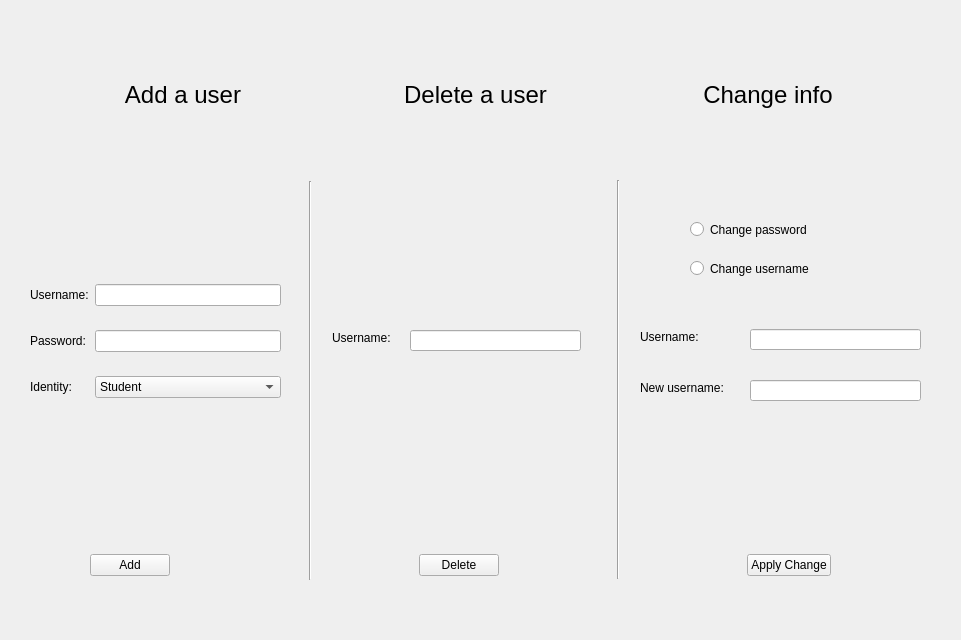
<?xml version="1.0" encoding="UTF-8"?>
<ui version="4.0">
 <class>AdminMainPage</class>
 <widget class="QWidget" name="AdminMainPage">
  <property name="geometry">
   <rect>
    <x>0</x>
    <y>0</y>
    <width>961</width>
    <height>640</height>
   </rect>
  </property>
  <property name="windowTitle">
   <string>Form</string>
  </property>
  <widget class="Line" name="line">
   <property name="geometry">
    <rect>
     <x>302</x>
     <y>181</y>
     <width>16</width>
     <height>399</height>
    </rect>
   </property>
   <property name="orientation">
    <enum>Qt::Vertical</enum>
   </property>
  </widget>
  <widget class="Line" name="line_2">
   <property name="geometry">
    <rect>
     <x>610</x>
     <y>180</y>
     <width>16</width>
     <height>399</height>
    </rect>
   </property>
   <property name="orientation">
    <enum>Qt::Vertical</enum>
   </property>
  </widget>
  <widget class="QRadioButton" name="rb_changepswd">
   <property name="geometry">
    <rect>
     <x>690</x>
     <y>220</y>
     <width>147</width>
     <height>19</height>
    </rect>
   </property>
   <property name="text">
    <string>Change password</string>
   </property>
  </widget>
  <widget class="QRadioButton" name="rb_changeusername">
   <property name="geometry">
    <rect>
     <x>690</x>
     <y>259</y>
     <width>147</width>
     <height>19</height>
    </rect>
   </property>
   <property name="text">
    <string>Change username</string>
   </property>
  </widget>
  <widget class="QLineEdit" name="le_delusername">
   <property name="geometry">
    <rect>
     <x>410</x>
     <y>330</y>
     <width>171</width>
     <height>21</height>
    </rect>
   </property>
   <property name="toolTip">
    <string>&lt;html&gt;&lt;head/&gt;&lt;body&gt;&lt;p&gt;Shouldn't contain ':' (colons).&lt;/p&gt;&lt;/body&gt;&lt;/html&gt;</string>
   </property>
  </widget>
  <widget class="QLineEdit" name="le_changeusername">
   <property name="geometry">
    <rect>
     <x>750</x>
     <y>329</y>
     <width>171</width>
     <height>21</height>
    </rect>
   </property>
   <property name="toolTip">
    <string>&lt;html&gt;&lt;head/&gt;&lt;body&gt;&lt;p&gt;Shouldn't contain ':' (colons).&lt;/p&gt;&lt;/body&gt;&lt;/html&gt;</string>
   </property>
  </widget>
  <widget class="QLineEdit" name="le_changeto">
   <property name="geometry">
    <rect>
     <x>750</x>
     <y>380</y>
     <width>171</width>
     <height>21</height>
    </rect>
   </property>
   <property name="toolTip">
    <string>&lt;html&gt;&lt;head/&gt;&lt;body&gt;&lt;p&gt;Shouldn't contain ':' (colons).&lt;/p&gt;&lt;/body&gt;&lt;/html&gt;</string>
   </property>
  </widget>
  <widget class="QLabel" name="label_4">
   <property name="geometry">
    <rect>
     <x>640</x>
     <y>329</y>
     <width>72</width>
     <height>16</height>
    </rect>
   </property>
   <property name="text">
    <string>Username:</string>
   </property>
  </widget>
  <widget class="QLabel" name="lbl_changewhat">
   <property name="geometry">
    <rect>
     <x>640</x>
     <y>380</y>
     <width>104</width>
     <height>16</height>
    </rect>
   </property>
   <property name="text">
    <string>New username:</string>
   </property>
  </widget>
  <widget class="QLabel" name="label_6">
   <property name="geometry">
    <rect>
     <x>332</x>
     <y>330</y>
     <width>72</width>
     <height>16</height>
    </rect>
   </property>
   <property name="text">
    <string>Username:</string>
   </property>
  </widget>
  <widget class="QWidget" name="layoutWidget">
   <property name="geometry">
    <rect>
     <x>40</x>
     <y>40</y>
     <width>871</width>
     <height>111</height>
    </rect>
   </property>
   <layout class="QHBoxLayout" name="horizontalLayout">
    <item>
     <widget class="QLabel" name="label">
      <property name="text">
       <string>&lt;html&gt;&lt;head/&gt;&lt;body&gt;&lt;p align=&quot;center&quot;&gt;&lt;span style=&quot; font-size:18pt;&quot;&gt;Add a user&lt;/span&gt;&lt;/p&gt;&lt;/body&gt;&lt;/html&gt;</string>
      </property>
     </widget>
    </item>
    <item>
     <widget class="QLabel" name="label_2">
      <property name="text">
       <string>&lt;html&gt;&lt;head/&gt;&lt;body&gt;&lt;p align=&quot;center&quot;&gt;&lt;span style=&quot; font-size:18pt;&quot;&gt;Delete a user&lt;/span&gt;&lt;/p&gt;&lt;/body&gt;&lt;/html&gt;</string>
      </property>
     </widget>
    </item>
    <item>
     <widget class="QLabel" name="label_3">
      <property name="text">
       <string>&lt;html&gt;&lt;head/&gt;&lt;body&gt;&lt;p align=&quot;center&quot;&gt;&lt;span style=&quot; font-size:18pt;&quot;&gt;Change info&lt;/span&gt;&lt;/p&gt;&lt;/body&gt;&lt;/html&gt;</string>
      </property>
     </widget>
    </item>
   </layout>
  </widget>
  <widget class="QWidget" name="layoutWidget">
   <property name="geometry">
    <rect>
     <x>90</x>
     <y>540</y>
     <width>741</width>
     <height>51</height>
    </rect>
   </property>
   <layout class="QHBoxLayout" name="horizontalLayout_2">
    <item>
     <widget class="QPushButton" name="b_add">
      <property name="text">
       <string>Add</string>
      </property>
     </widget>
    </item>
    <item>
     <spacer name="horizontalSpacer">
      <property name="orientation">
       <enum>Qt::Horizontal</enum>
      </property>
      <property name="sizeHint" stdset="0">
       <size>
        <width>40</width>
        <height>20</height>
       </size>
      </property>
     </spacer>
    </item>
    <item>
     <widget class="QPushButton" name="b_del">
      <property name="text">
       <string>Delete</string>
      </property>
     </widget>
    </item>
    <item>
     <spacer name="horizontalSpacer_2">
      <property name="orientation">
       <enum>Qt::Horizontal</enum>
      </property>
      <property name="sizeHint" stdset="0">
       <size>
        <width>40</width>
        <height>20</height>
       </size>
      </property>
     </spacer>
    </item>
    <item>
     <widget class="QPushButton" name="b_change">
      <property name="text">
       <string>Apply Change</string>
      </property>
     </widget>
    </item>
   </layout>
  </widget>
  <widget class="QWidget" name="">
   <property name="geometry">
    <rect>
     <x>0</x>
     <y>430</y>
     <width>941</width>
     <height>81</height>
    </rect>
   </property>
   <layout class="QHBoxLayout" name="horizontalLayout_3">
    <item>
     <widget class="QLabel" name="lbl_add_alert">
      <property name="text">
       <string>&lt;html&gt;&lt;head/&gt;&lt;body&gt;&lt;p align=&quot;center&quot;&gt;&lt;br/&gt;&lt;/p&gt;&lt;/body&gt;&lt;/html&gt;</string>
      </property>
     </widget>
    </item>
    <item>
     <widget class="QLabel" name="lbl_del_alert">
      <property name="text">
       <string>&lt;html&gt;&lt;head/&gt;&lt;body&gt;&lt;p align=&quot;center&quot;&gt;&lt;br/&gt;&lt;/p&gt;&lt;/body&gt;&lt;/html&gt;</string>
      </property>
     </widget>
    </item>
    <item>
     <widget class="QLabel" name="lbl_change_alert">
      <property name="text">
       <string>&lt;html&gt;&lt;head/&gt;&lt;body&gt;&lt;p align=&quot;center&quot;&gt;&lt;br/&gt;&lt;/p&gt;&lt;/body&gt;&lt;/html&gt;</string>
      </property>
     </widget>
    </item>
   </layout>
  </widget>
  <widget class="QWidget" name="">
   <property name="geometry">
    <rect>
     <x>30</x>
     <y>266</y>
     <width>251</width>
     <height>151</height>
    </rect>
   </property>
   <layout class="QGridLayout" name="gridLayout">
    <item row="0" column="0">
     <widget class="QLabel" name="label_7">
      <property name="text">
       <string>Username:</string>
      </property>
     </widget>
    </item>
    <item row="0" column="1">
     <widget class="QLineEdit" name="le_addusername">
      <property name="toolTip">
       <string>&lt;html&gt;&lt;head/&gt;&lt;body&gt;&lt;p&gt;Shouldn't contain ':' (colons).&lt;/p&gt;&lt;/body&gt;&lt;/html&gt;</string>
      </property>
     </widget>
    </item>
    <item row="1" column="0">
     <widget class="QLabel" name="label_8">
      <property name="text">
       <string>Password:</string>
      </property>
     </widget>
    </item>
    <item row="1" column="1">
     <widget class="QLineEdit" name="le_addpswd">
      <property name="toolTip">
       <string>&lt;html&gt;&lt;head/&gt;&lt;body&gt;&lt;p&gt;Shouldn't contain ':' (colons).&lt;/p&gt;&lt;/body&gt;&lt;/html&gt;</string>
      </property>
     </widget>
    </item>
    <item row="2" column="0">
     <widget class="QLabel" name="label_9">
      <property name="text">
       <string>Identity:</string>
      </property>
     </widget>
    </item>
    <item row="2" column="1">
     <widget class="QComboBox" name="cb_type">
      <item>
       <property name="text">
        <string>Student</string>
       </property>
      </item>
      <item>
       <property name="text">
        <string>Teacher</string>
       </property>
      </item>
     </widget>
    </item>
   </layout>
  </widget>
 </widget>
 <resources/>
 <connections/>
</ui>
